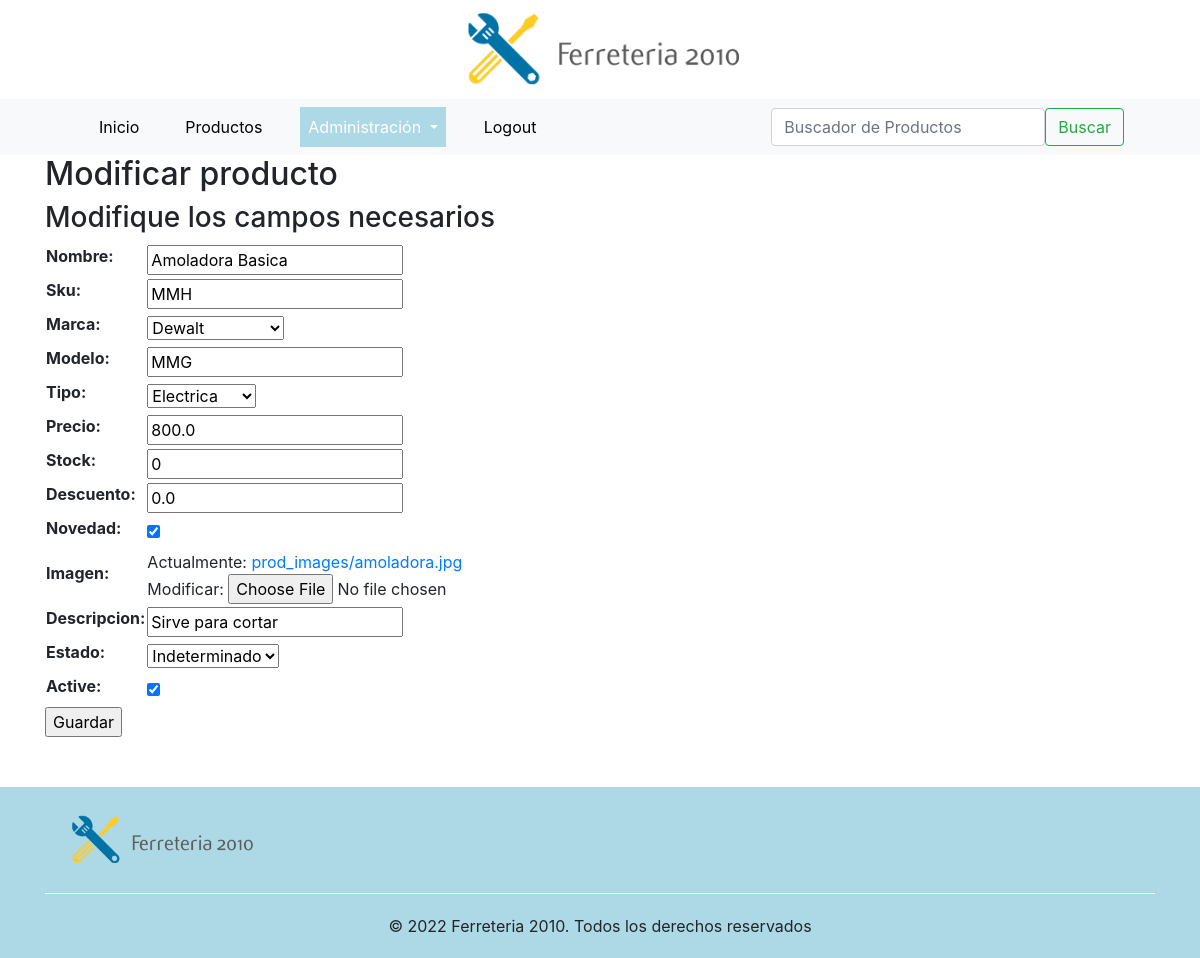
Before: /productos/update-producto/2/ (signed in) with the older database file.
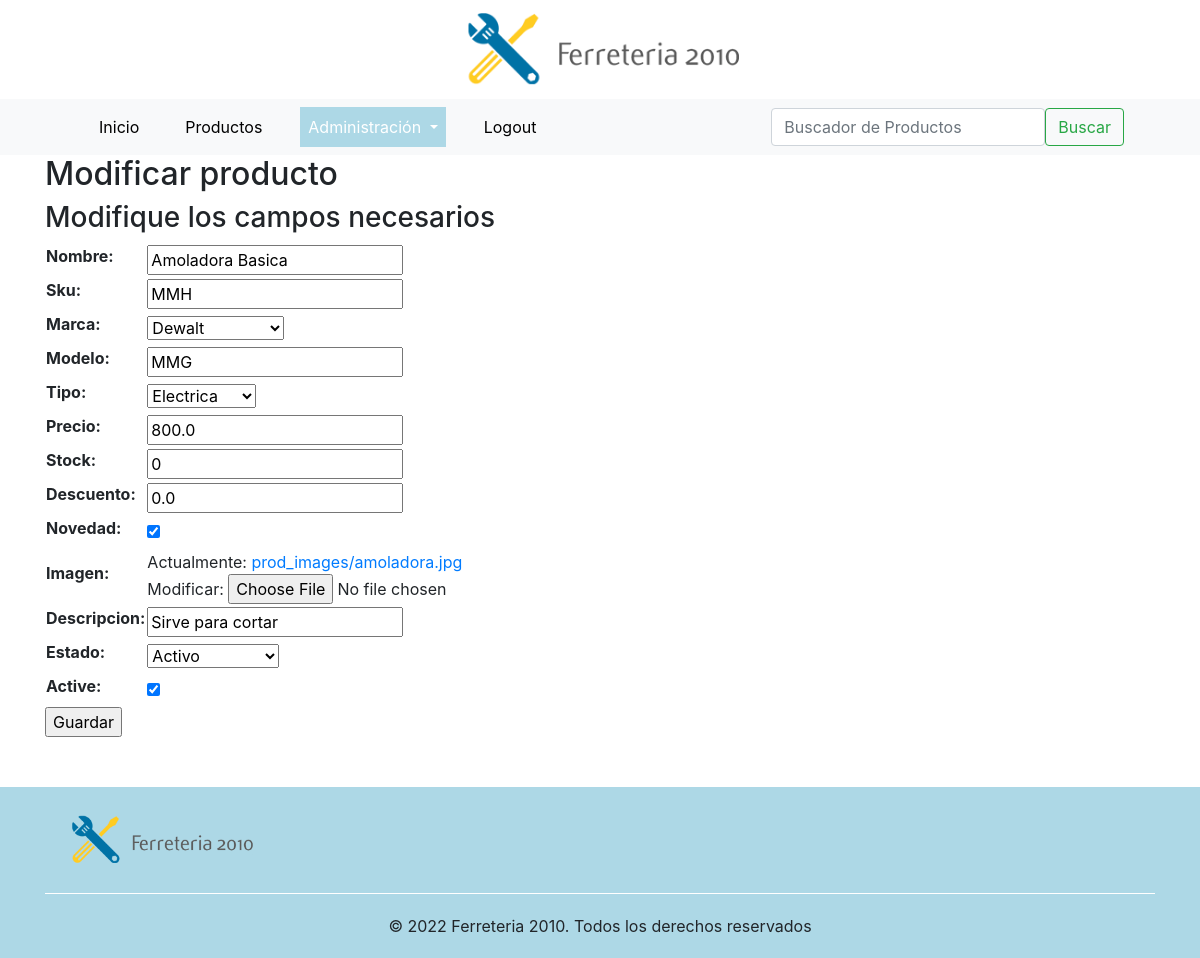
After: the same page with the newer database file.
### productos/models.py (models this page shows, shortened)
class Productos(models.Model):
    nombre = models.CharField(max_length=200)
    sku = models.CharField(max_length=100, unique=True)
    marca = models.ForeignKey(Marcas, on_delete=models.CASCADE, related_name='producto') # relacionada con el modelo Marcas
    modelo = models.CharField(max_length=100)
    tipo = models.ForeignKey(Tipo, on_delete=models.CASCADE, related_name='producto') # relacionada con el modelo Tipo
    precio = models.FloatField()
    stock = models.IntegerField()
    descuento = models.FloatField()
    novedad = models.BooleanField()
    imagen = models.ImageField(upload_to = 'prod_images', default='')
    descripcion = models.CharField(max_length=200, blank=True, default='')
    estado = models.ForeignKey('Estados', on_delete=models.CASCADE, related_name='producto') # relacionada con el modelo Estado
    active = models.BooleanField(default=True)
    class Meta:
        verbose_name = 'Producto'
        verbose_name_plural = 'Productos'

class Marcas(models.Model):
    nombre = models.CharField(max_length=100, unique=True)
    descripcion = models.CharField(max_length=200, blank=True, default='')
    active = models.BooleanField(default=True)
    class Meta:
        verbose_name = 'Marca'
        verbose_name_plural = 'Marcas'
    def __str__(self):
        return self.nombre

### productos/views.py (the view, shortened to what this page needs)
# urls.py: path('update-producto/<int:pk>/', Update_product.as_view(), name='update_producto'),
class Update_product(LoginRequiredMixin, UpdateView):
    model = Productos
    template_name = 'products/update_producto.html'
    fields = '__all__'

### productos/models.py (called while the page is built)
    def __str__(self):
        return self.categoria

    def __str__(self):
        return str(self.estado)

### templates/products/update_producto.html (shortened to what this page needs)
{% extends 'base.html' %}
{% load static %}
{% block nav_administracion_activo %}active{% endblock %}
{% block contenido %}
{% if form %}
    <h2>Modificar producto</h2>
    <h3>Modifique los campos necesarios</h3>
    <form action="" method="POST" enctype="multipart/form-data">
        <table>
            {{form.as_table}}
        </table>
        <input type="submit", value="Guardar">
    </form>
{% endif %}
{% endblock %}

Changed rows visible on the page:
changed Productos "MMH": estado "Indeterminado" → "Activo"
